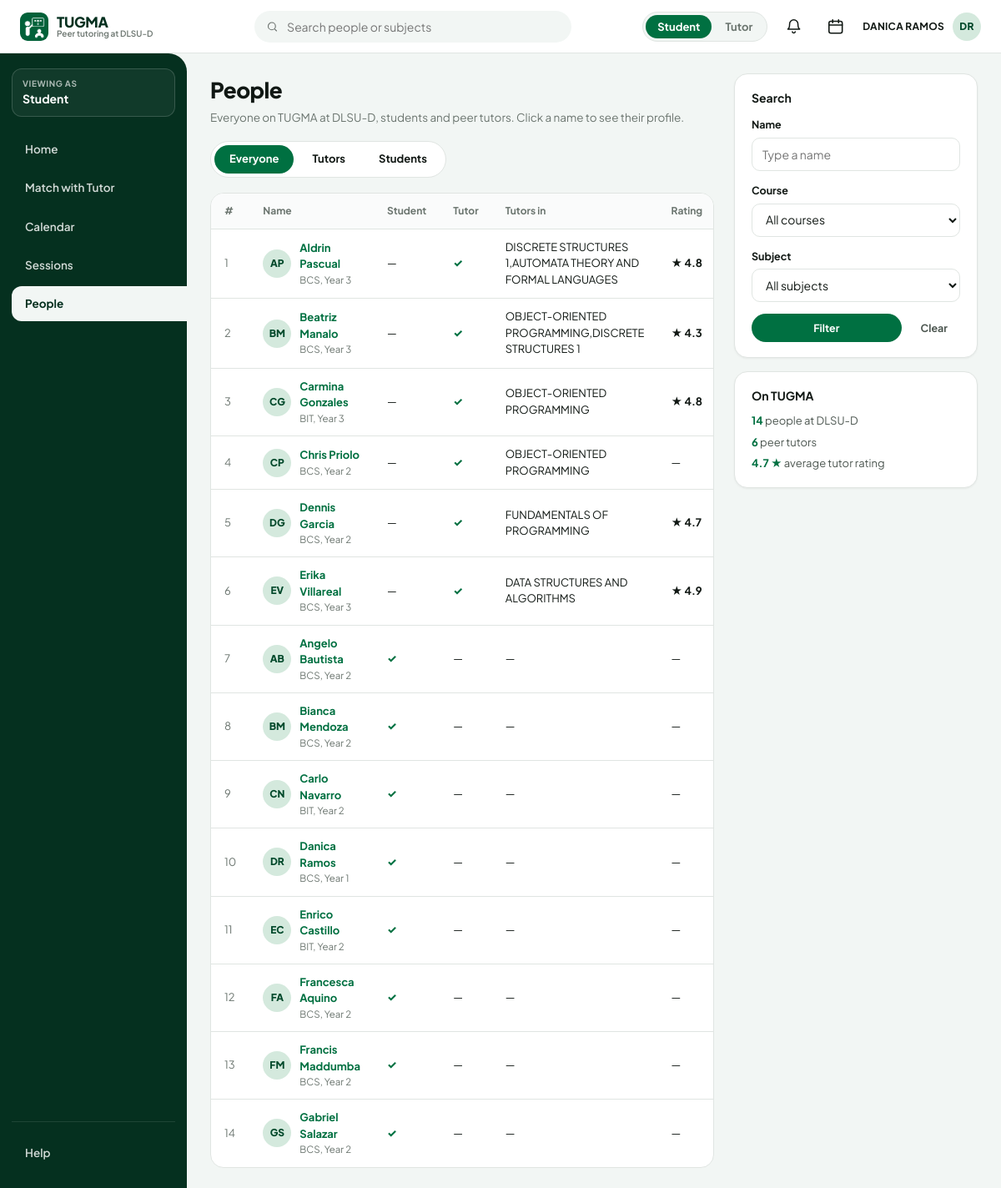
The page /people (signed in) on the database its author committed.
### tables this page shows
CREATE TABLE tutors (
    tutor_id    INTEGER PRIMARY KEY,
    name        TEXT NOT NULL,
    grade_level INTEGER NOT NULL CHECK (grade_level > 0),
    course      TEXT NOT NULL,
    verified    INTEGER NOT NULL DEFAULT 0
                CHECK (verified IN (0, 1)),
    capacity    INTEGER NOT NULL DEFAULT 5
                CHECK (capacity > 0)
);

CREATE TABLE students (
    student_id      INTEGER PRIMARY KEY,
    name            TEXT NOT NULL,
    grade_level     INTEGER NOT NULL CHECK (grade_level > 0),
    course          TEXT NOT NULL,
    bio             TEXT,
    study_notes     TEXT,
    interests       TEXT,
    learning_style  TEXT,
    preferred_setup TEXT,
    free_time       TEXT
);

### app.py (the view)
@app.route("/people")
@login_required("member")
def people_page():
    db = get_db()
    tab = request.args.get("tab", "everyone")
    q = (request.args.get("q") or "").strip().lower()
    course_filter = (request.args.get("course") or "").strip()
    subject_filter = (request.args.get("subject") or "").strip()
    tutors = db.fetch_all(
        "SELECT t.tutor_id, t.name, t.course, t.grade_level, t.verified, "
        "GROUP_CONCAT(DISTINCT sub.subject_name) AS teaches, "
        "ROUND(AVG(rs.score), 1) AS rating "
        "FROM tutors t "
        "LEFT JOIN tutor_subjects ts ON ts.tutor_id = t.tutor_id "
        "LEFT JOIN subjects sub ON sub.subject_id = ts.subject_id "
        "LEFT JOIN tutor_reviews tr ON tr.tutor_id = t.tutor_id "
        "LEFT JOIN tutor_review_scores rs ON rs.review_id = tr.review_id "
        "WHERE t.verified = 1 "
        "GROUP BY t.tutor_id ORDER BY t.name"
    )
    students = db.fetch_all(
        "SELECT s.student_id, s.name, s.course, s.grade_level "
        "FROM students s "
        "WHERE s.student_id IN (SELECT DISTINCT student_id FROM student_subjects) "
        "ORDER BY s.name"
    )
    people_rows = []
    for t in tutors:
        people_rows.append({
            "kind": "tutor",
            "id": t["tutor_id"],
            "name": t["name"],
            "course": t["course"],
            "grade_level": t["grade_level"],
            "is_student": False,
            "is_tutor": True,
            "verified": bool(t["verified"]),
            "teaches": t["teaches"] or "—",
            "rating": t["rating"],
        })
    for s in students:
        people_rows.append({
            "kind": "student",
            "id": s["student_id"],
            "name": s["name"],
            "course": s["course"],
            "grade_level": s["grade_level"],
            "is_student": True,
            "is_tutor": False,
            "verified": True,
            "teaches": "—",
            "rating": None,
        })
    if tab == "tutors":
        people_rows = [p for p in people_rows if p["is_tutor"]]
    elif tab == "students":
        people_rows = [p for p in people_rows if p["is_student"]]
    if q:
        people_rows = [
            p for p in people_rows
            if q in p["name"].lower() or q in p["teaches"].lower() or q in p["course"].lower()
        ]
    if course_filter:
        people_rows = [p for p in people_rows if p["course"] == course_filter]
    if subject_filter:
        people_rows = [p for p in people_rows if subject_filter.lower() in p["teaches"].lower()]
    courses = sorted({p["course"] for p in people_rows if p["course"]})
    subjects = [r["subject_name"] for r in db.fetch_all("SELECT subject_name FROM subjects ORDER BY subject_name")]
    ratings = [t["rating"] for t in tutors if t["rating"] is not None]
    avg_rating = round(sum(ratings) / len(ratings), 1) if ratings else "—"
    return render_template(
        "portal/people.html",
        people=people_rows,
        tab=tab,
        q=q,
        course_filter=course_filter,
        subject_filter=subject_filter,
        courses=courses,
        subjects=subjects,
        total_people=len(tutors) + len(students),
        total_tutors=len(tutors),
        avg_rating=avg_rating,
    )

### app.py (called while the page is built)
def get_db():
    if "db" not in g:
        g.db = Database(DB_PATH)
    return g.db

def current_user():
    uid = session.get("user_id")
    if not uid:
        return None
    if "current_user" not in g:
        g.current_user = get_user(get_db(), uid)
    return g.current_user

def initials(name):
    parts = [p for p in (name or "").split() if p]
    if not parts:
        return "?"
    if len(parts) == 1:
        return parts[0][:2].upper()
    return (parts[0][0] + parts[-1][0]).upper()

def active_mode(user):
    if not user or user["role"] == "admin":
        return None
    modes = user["modes"]
    mode = session.get("mode")
    if mode not in modes and modes:
        mode = modes[0]
        session["mode"] = mode
    return mode

def login_required(role=None):
    def decorator(fn):
        @wraps(fn)
        def wrapper(*args, **kwargs):
            user = current_user()
            if not user:
                session.clear()
                return redirect(url_for("login_page"))
            if role == "admin" and user["role"] != "admin":
                flash("Administrator access is required.", "error")
                return redirect(url_for("home"))
            if role == "member" and user["role"] == "admin":
                return redirect(url_for("admin_home"))
            return fn(*args, **kwargs)
        return wrapper
    return decorator

### services/auth_service.py (called while the page is built)
def _session_dict(row):
    modes = []
    if row["student_id"] is not None:
        modes.append("Learning")
    if row["tutor_id"] is not None:
        modes.append("Tutoring")
    return {
        "user_id": row["user_id"],
        "email": row["email"],
        "role": row["role"],  # 'member' or 'admin'
        "student_id": row["student_id"],
        "tutor_id": row["tutor_id"],
        "modes": modes,
        "name": row["name"],
    }

def get_user(db, user_id):
    row = db.fetch_one(_USER_QUERY + " WHERE u.user_id = ?", (user_id,))
    if row is None or not row["is_active"]:
        return None
    return _session_dict(row)

def require_role(db, user_id, *roles):
    user = get_user(db, user_id)
    allowed = user is not None and (
        user["role"] in roles
        or ("student" in roles and user["student_id"] is not None)
        or ("tutor" in roles and user["tutor_id"] is not None)
    )
    if not allowed:
        raise PermissionDenied("You do not have access to this operation.")
    return user

### services/session_service.py (called while the page is built)
def _now():
    return datetime.now()

### templates/portal/people.html (shortened to what this page needs)
{% extends "base.html" %}
{% block content %}
<h1 class="page-title">People</h1>
<p class="page-subtitle">Everyone on TUGMA at DLSU-D, students and peer tutors. Click a name to see their profile.</p>
<div class="tab-bar">
  <a href="{{ url_for('people_page', tab='everyone', q=q) }}" class="tab-pill {{ 'active' if tab == 'everyone' else '' }}">Everyone</a>
  <a href="{{ url_for('people_page', tab='tutors', q=q) }}" class="tab-pill {{ 'active' if tab == 'tutors' else '' }}">Tutors</a>
  <a href="{{ url_for('people_page', tab='students', q=q) }}" class="tab-pill {{ 'active' if tab == 'students' else '' }}">Students</a>
</div>
<div class="table-wrap">
  <table class="data-table">
    <thead>
      <tr>
        <th>#</th>
        <th>Name</th>
        <th>Student</th>
        <th>Tutor</th>
        <th>Tutors in</th>
        <th>Rating</th>
      </tr>
    </thead>
    <tbody>
      {% for p in people %}
        <tr>
          <td style="color:var(--muted);">{{ loop.index }}</td>
          <td>
            <a href="{{ url_for('tutor_profile', tutor_id=p.id) if p.kind == 'tutor' else url_for('student_profile', student_id=p.id) }}" style="display:flex; align-items:center; gap:10px;">
              <span class="avatar avatar-sm">{{ initials(p.name) }}</span>
              <div>
                <div style="font-weight:700; color:var(--primary);">{{ p.name }}</div>
                <div style="font-size:11.5px; color:var(--muted);">{{ p.course }}, Year {{ p.grade_level }}</div>
              </div>
            </a>
          </td>
          <td>{% if p.is_student %}<span style="color:var(--primary); font-weight:800;">✓</span>{% else %}—{% endif %}</td>
          <td>{% if p.is_tutor %}<span style="color:var(--primary); font-weight:800;">✓</span>{% else %}—{% endif %}</td>
          <td>{{ p.teaches }}</td>
          <td>{% if p.rating %}<span style="font-weight:700;">★ {{ p.rating }}</span>{% else %}—{% endif %}</td>
        </tr>
      {% else %}
        <tr><td colspan="6" style="text-align:center; color:var(--muted); padding:24px;">No people match your filters.</td></tr>
      {% endfor %}
    </tbody>
  </table>
</div>
{% endblock %}
{% block right_rail %}
<aside class="right-rail">
  <div class="card">
    <strong style="color:var(--ink); display:block; margin-bottom:12px;">Search</strong>
    <form action="{{ url_for('people_page') }}" method="get">
      <div class="form-group">
        <label class="form-label">Name</label>
        <input type="text" name="q" class="form-control" placeholder="Type a name" value="{{ q }}">
      </div>
      <div class="form-group">
        <label class="form-label">Course</label>
        <select name="course" class="form-control">
          <option value="">All courses</option>
        </select>
      </div>
      <div class="form-group">
        <label class="form-label">Subject</label>
        <select name="subject" class="form-control">
          <option value="">All subjects</option>
        </select>
      </div>
      <div style="display:flex; gap:8px;">
        <button type="submit" class="btn btn-primary btn-sm" style="flex:1;">Filter</button>
        <a href="{{ url_for('people_page') }}" class="btn btn-ghost btn-sm">Clear</a>
      </div>
    </form>
  </div>
  <div class="card">
    <strong style="color:var(--ink); display:block; margin-bottom:10px;">On TUGMA</strong>
    <div style="display:flex; flex-direction:column; gap:6px; font-size:13px;">
      <div><strong style="color:var(--primary);">{{ total_people }}</strong> people at DLSU-D</div>
      <div><strong style="color:var(--primary);">{{ total_tutors }}</strong> peer tutors</div>
      <div><strong style="color:var(--primary);">{{ avg_rating }} ★</strong> average tutor rating</div>
    </div>
  </div>
</aside>
{% endblock %}

### static/css/tugma.css (style rules this page uses)
:root { --forest: #05301F; --brand-green: #00482A; --primary: #007041; --accent: #1F8A57; --dark-green: #005A35; --mint: #D4E9DD; --surface: #F2F6F4; --white: #FFFFFF; --ink: #111814; --body: #4D5751; --muted: #6B756F; --border: #E0E5E2; --danger: #C0392B; --danger-bg: #FDECEC; --pill-green-bg: #E4F3EA; --pill-green-fg: #005A35; --pill-amber-bg: #FFF4DC; --pill-amber-fg: #B76E00; --pill-blue-bg: #E7EFFD; --pill-blue-fg: #2657B4; --pill-purple-bg: #F1ECFD; --pill-purple-fg: #6E44B8; --pill-gray-bg: #EEF1EF; --pill-gray-fg: #4D5751; --radius-card: 16px; --radius-sm: 10px; --radius-pill: 9999px; --shadow-card: 0 1px 3px rgba(17, 24, 20, 0.04), 0 1px 2px rgba(17, 24, 20, 0.02); --shadow-lg: 0 10px 28px rgba(5, 48, 31, 0.10); }
*, *::before, *::after { box-sizing: border-box; }
html, body { margin: 0; padding: 0; font-family: 'Plus Jakarta Sans', -apple-system, BlinkMacSystemFont, 'Segoe UI', sans-serif; font-size: 14px; line-height: 1.5; color: var(--body); background: var(--surface); -webkit-font-smoothing: antialiased; }
a { color: inherit; text-decoration: none; }
button, input, select, textarea { font-family: inherit; font-size: 14px; }
.right-rail { width: 292px; flex-shrink: 0; display: flex; flex-direction: column; gap: 16px; }
.page-title { margin: 0 0 4px 0; font-size: 26px; font-weight: 800; color: var(--ink); letter-spacing: -0.02em; }
.page-subtitle { margin: 0 0 18px 0; font-size: 13.5px; color: var(--muted); }
.card { background: var(--white); border: 1px solid var(--border); border-radius: var(--radius-card); padding: 18px 20px; box-shadow: var(--shadow-card); }
.btn { display: inline-flex; align-items: center; justify-content: center; gap: 8px; min-height: 40px; padding: 0 18px; border-radius: var(--radius-pill); font-size: 13.5px; font-weight: 700; cursor: pointer; border: 1.5px solid transparent; transition: all 0.15s; }
.btn-sm { min-height: 34px; padding: 0 14px; font-size: 12.5px; }
.btn-primary { background: var(--primary); color: var(--white); }
.btn-ghost { background: transparent; color: var(--body); }
.avatar { width: 40px; height: 40px; border-radius: 50%; background: var(--mint); color: var(--brand-green); font-weight: 800; font-size: 14px; display: inline-flex; align-items: center; justify-content: center; flex-shrink: 0; }
.avatar-sm { width: 34px; height: 34px; font-size: 12px; }
.tab-bar { display: inline-flex; background: var(--white); border: 1px solid var(--border); border-radius: var(--radius-pill); padding: 4px; gap: 4px; margin-bottom: 18px; }
.tab-pill { padding: 7px 18px; border-radius: var(--radius-pill); font-size: 13px; font-weight: 700; color: var(--ink); transition: all 0.15s; }
.tab-pill.active { background: var(--primary); color: var(--white); }
.form-group { display: flex; flex-direction: column; gap: 6px; margin-bottom: 14px; }
.form-label { font-size: 12.5px; font-weight: 700; color: var(--ink); }
.form-control { width: 100%; min-height: 40px; padding: 8px 12px; border: 1px solid var(--border); border-radius: var(--radius-sm); background: var(--white); color: var(--ink); outline: none; }
.table-wrap { background: var(--white); border: 1px solid var(--border); border-radius: var(--radius-card); overflow: hidden; }
.data-table { width: 100%; border-collapse: collapse; font-size: 13px; }
.data-table th { text-align: left; padding: 12px 16px; font-size: 12px; font-weight: 700; color: var(--muted); background: #FAFBFB; border-bottom: 1px solid var(--border); }
.data-table td { padding: 12px 16px; border-bottom: 1px solid var(--border); color: var(--ink); vertical-align: middle; }
.data-table tr:last-child td { border-bottom: none; }

### rows shown on the page
tutors: name "AP", name "Aldrin Pascual", course "BCS", grade_level "3", teaches "DISCRETE STRUCTURES 1,AUTOMATA THEORY AND FORMAL LANGUAGES", rating "4.8"
tutors: name "BM", name "Beatriz Manalo", course "BCS", grade_level "3", teaches "OBJECT-ORIENTED PROGRAMMING,DISCRETE STRUCTURES 1", rating "4.3"
tutors: name "CG", name "Carmina Gonzales", course "BIT", grade_level "3", teaches "OBJECT-ORIENTED PROGRAMMING", rating "4.8"
tutors: name "CP", name "Chris Priolo", course "BCS", grade_level "2", teaches "OBJECT-ORIENTED PROGRAMMING"
tutors: name "DG", name "Dennis Garcia", course "BCS", grade_level "2", teaches "FUNDAMENTALS OF PROGRAMMING", rating "4.7"
tutors: name "EV", name "Erika Villareal", course "BCS", grade_level "3", teaches "DATA STRUCTURES AND ALGORITHMS", rating "4.9"
students: name "AB", name "Angelo Bautista", course "BCS", grade_level "2", teaches "—"
students: name "BM", name "Bianca Mendoza", course "BCS", grade_level "2", teaches "—"
students: name "CN", name "Carlo Navarro", course "BIT", grade_level "2", teaches "—"
students: name "DR", name "Danica Ramos", course "BCS", grade_level "1", teaches "—"
students: name "EC", name "Enrico Castillo", course "BIT", grade_level "2", teaches "—"
students: name "FA", name "Francesca Aquino", course "BCS", grade_level "2", teaches "—"
students: name "FM", name "Francis Maddumba", course "BCS", grade_level "2", teaches "—"
students: name "GS", name "Gabriel Salazar", course "BCS", grade_level "2", teaches "—"

### other values the page prints
{{ user.name }} "DANICA RAMOS"
{{ initials(user.name) }} "DR"
{{ 'Match with Tutor' if mode == 'Learning' else 'Match with Tutee' }} "Match with Tutor"
{{ total_people }} "14"
{{ total_tutors }} "6"
{{ avg_rating }} "4.7"
